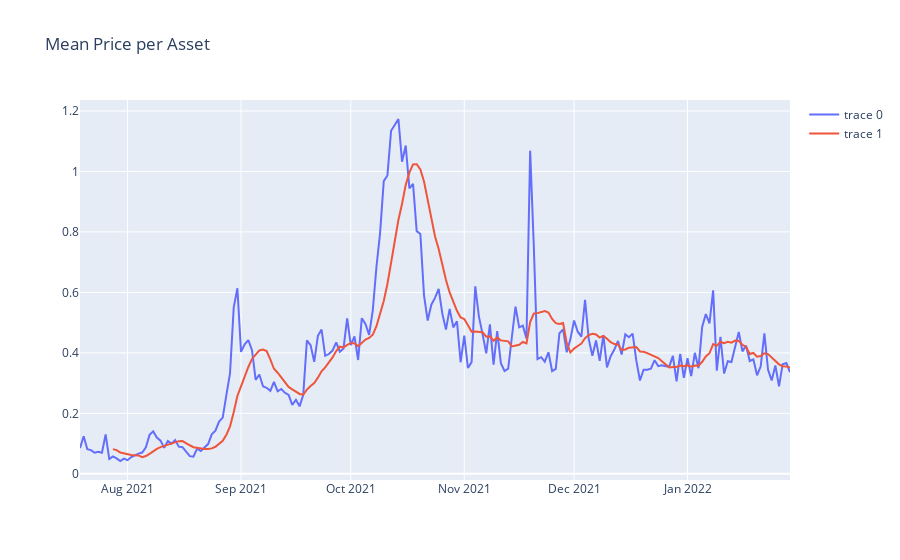

The code cell stored with this chart in its notebook:
### Code cell
#get mean 
sales_mean = sales.groupby(["sale_date"])["sale_price"].mean()

#plot sales mean
fig = go.Figure(data=[go.Scatter(x=sales_mean.index, y=sales_mean.values)])
#add ten day moving average
fig.add_trace(go.Scatter(x=sales_mean.index, y=sales_mean.rolling(10).mean()))
#name figure volume by day
fig.update_layout(title_text="Mean Price per Asset")
fig.show()

### Figure 1 — Plotly figure (JSON) as saved in the notebook; plotly's stock layout.template omitted (floating-point values rounded to 4 significant figures; data arrays with more than 128 entries replaced by an {"elided": "..."} marker saying what was removed)
{"data": [{"type": "scatter", "x": {"elided": "195 str values"}, "y": {"elided": "195 float values"}}, {"type": "scatter", "x": {"elided": "195 str values"}, "y": {"elided": "195 float values"}}], "layout": {"title": {"text": "Mean Price per Asset"}}}
